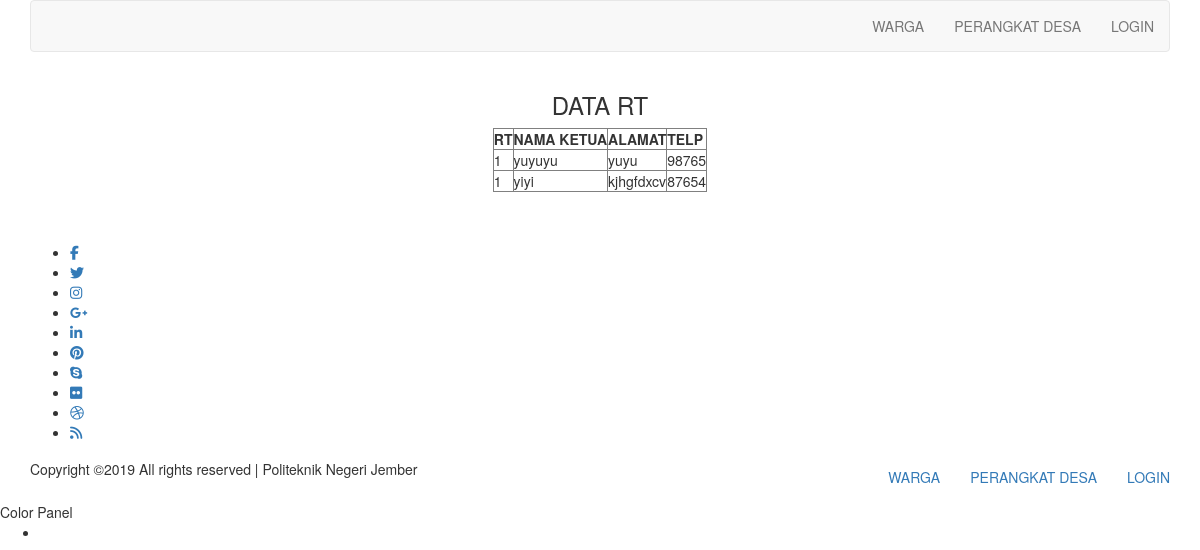
Screenshot of /application/models/index.php/siwarga_fe/tampil_perangkat with the database file from the repository.
### tables this page shows
CREATE TABLE `rt` (
  `id_rt` varchar(15) NOT NULL,
  `rt` int(15) NOT NULL,
  `rw` int(15) NOT NULL,
  `nama_ketua` varchar(100) NOT NULL,
  `alamat` varchar(500) NOT NULL,
  `telp` int(15) NOT NULL,
  `no_kk` varchar(25) NOT NULL,
  `status` varchar(25) NOT NULL
);

### application/models/application/controllers/Siwarga_fe.php (called while the page is built, shortened)
<?php
class Siwarga_fe extends CI_Controller {
	function __construct(){
        $this->load->model('M_fe');
    }
	public function tampil_perangkat()
		{
			$a= array(
	                'data'=>$this->M_fe->get_data_rt());
	        $this->load->view('fe/rt_rw',$a);
		}
}
?>

### application/models/index.php (called while the page is built, shortened)
<?php
require_once BASEPATH.'core/CodeIgniter.php';

### application/models/application/models/M_fe.php (called while the page is built, shortened)
<?php
class M_fe extends CI_Model{
  function get_data_rt(){
            $query = $this->db->query("SELECT * FROM rt ");
            return $query->result();
      }
}
?>

### application/models/application/views/fe/rt_rw.php (the view, shortened to what this page needs)
<section class="about_person_area pad" id="about">
                    <div class="about_person_area pad">
                        <div class="row person_details" style="margin-bottom: 30px">
                            <h3 align="center"> DATA RT</h3>
                        <table border="1" align="center">
                        <thead>
                        <tr>
                            <th>RT</th>
                            <th>NAMA KETUA</th>
                            <th>ALAMAT</th>
                            <th>TELP</th>
                        </tr>
                    </thead>
                        <?php
                        foreach ($data as $row): ?>
                        <tbody>
                        <tr>
                            <td><?php echo $row->rt;?></td>
                            <td><?php echo $row->nama_ketua;?></td>
                            <td><?php echo $row->alamat;?></td>
                            <td><?php echo $row->telp;?></td>
                        </tr>
                        </tbody>
                        <?php $no++;
                        endforeach;?>
                    </table>
                        </div>
                    </div>
                </section>

### rows the page displays
rt: rt "1", nama_ketua "yuyuyu", alamat "yuyu", telp "98765"
rt: rt "1", nama_ketua "yiyi", alamat "kjhgfdxcv", telp "87654"
